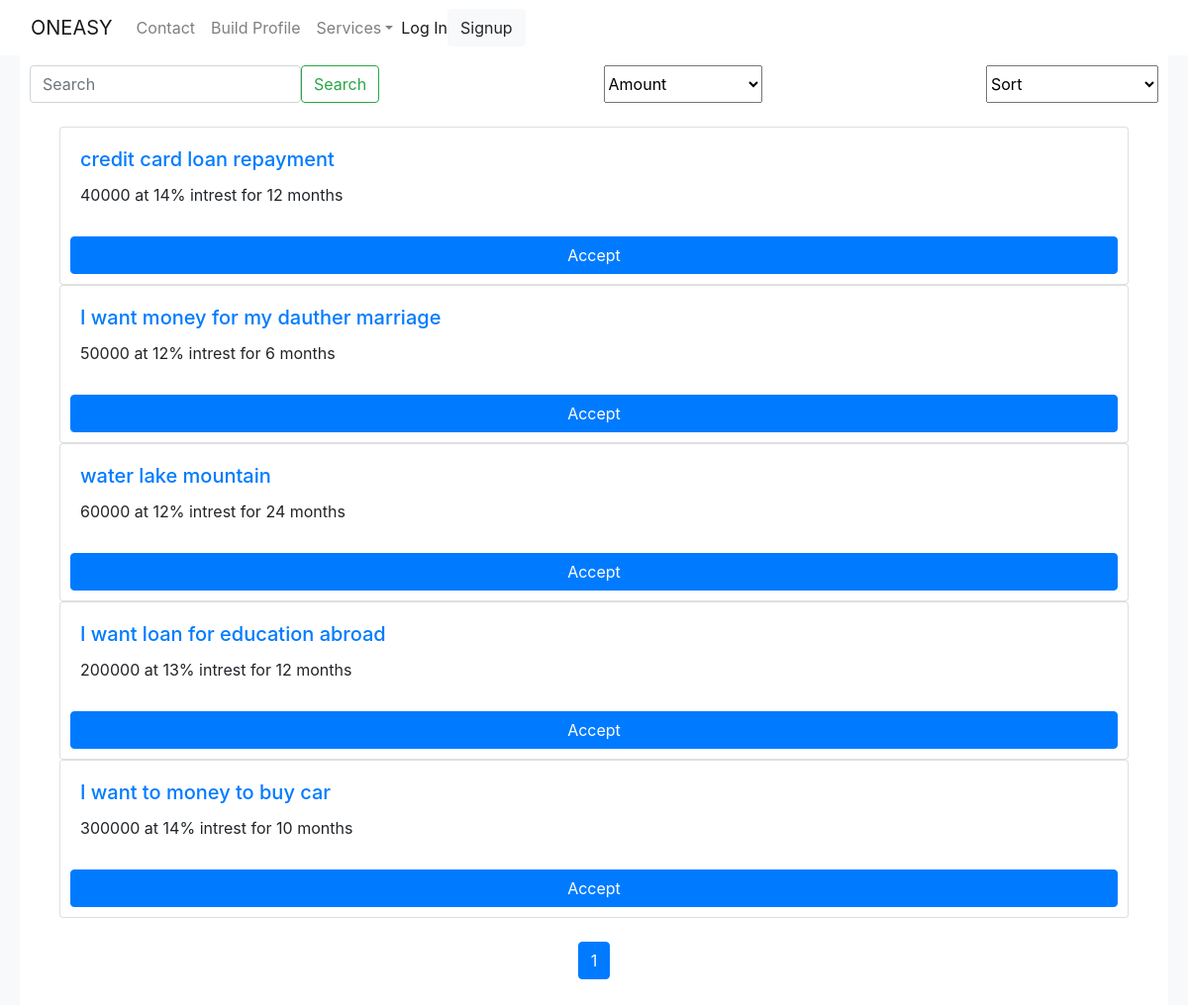
The app's page /search_loanrequest/ with its own data.
### loanapp/models.py (models this page shows, shortened)
class loanrequestspost(models.Model):
    user        = models.OneToOneField(CustomUser,primary_key=True, on_delete=models.CASCADE)
    time_added  = models.DateTimeField(auto_now=True)
    title       = models.CharField(max_length=100,blank=True, null=True)
    accepter_msg= models.TextField(blank=True, null=True)
    accepted    = models.BooleanField(default=False,blank=True, null=True)
    accepted_user = models.CharField(max_length=100, blank=True,null=True)
    amount      = models.PositiveIntegerField(
        default=0,
        validators=[MaxValueValidator(9999999), MinValueValidator(0)]
    )
    intrest = models.PositiveIntegerField(
        default=0,
        validators=[MaxValueValidator(50), MinValueValidator(3)]
    )
    months= models.PositiveIntegerField(
        default=1,
        validators=[MaxValueValidator(60), MinValueValidator(1)]
    )
    class Meta:
        ordering = ['amount']

### loanapp/views.py (the view)
# urls.py: path('search_loanrequest/', views.search_services, name='search_loan'),
def search_services(request):
    ordering  = request.GET.get('ordering', "")
    search    = request.GET.get('search', "")
    amount    = request.GET.get('amount',"")
    if search:
        loanrequests = loanrequestspost.objects.filter(Q(title__icontains=search) | Q(months__icontains=search))
    else:
        loanrequests = loanrequestspost.objects.all()
    if ordering:
        loanrequests = loanrequestspost.objects.all().order_by('-intrest')
    if amount:
        loanrequests = loanrequestspost.objects.filter(amount__gt=amount)
    page = request.GET.get('page',1)
    loanrequests_paginator = Paginator(loanrequests, PRODUCTS_PER_PAGE)
    try:
        loanrequests = loanrequests_paginator.page(page)
    except EmptyPage:
        loanrequests = loanrequests_paginator.page(loanrequests_paginator.num_pages)
    except:
        loanrequests = loanrequests_paginator.page(PRODUCTS_PER_PAGE)
    return render(request, "loanapp/search_loanrequest.html", {"loanrequests":loanrequests, 'page_obj':loanrequests, 'is_paginated':True, 'paginator':loanrequests_paginator})

### templates/loanapp/search_loanrequest.html (shortened to what this page needs)
{% load static %}
{% load myfilters %}
<!doctype html>
<html lang="en">
  <head>
    <link rel="stylesheet" href="https://stackpath.bootstrapcdn.com/bootstrap/4.3.1/css/bootstrap.min.css">
    <link rel="stylesheet" href="//code.jquery.com/ui/1.12.1/themes/base/jquery-ui.css">
  </head>
  <body>
<nav class="navbar navbar-light navbar-expand-md navigation-clean-search">
  <div class="container-fluid"><a class="navbar-brand" href="/">ONEASY</a>
      <div class="collapse navbar-collapse"
          id="navcol-1">
          <ul class="nav navbar-nav">
              <li class="nav-item" role="presentation"><a class="nav-link" href="#">Contact</a></li>
              {% if user.profilemodel %}
              <li class="nav-item" role="presentation"><a class="nav-link" href="{% url 'profile' %}">Profile</a></li>
              {% else %}
              <li class="nav-item" role="presentation"><a class="nav-link" href="createprofile/">Build Profile</a></li>
              {% endif %}
              <li class="nav-item dropdown"><a class="dropdown-toggle nav-link" data-toggle="dropdown" aria-expanded="false" href="#">Services</a>
              </li>
          </ul>
            {% if user.is_authenticated%}
            </form><a class="btn btn-light action-button" role="button" href="logout/">Log out</a></div>
            {% else %}
            </form><span class="navbar-text"> <a class="login" href="/login">Log In</a></span><a class="btn btn-light action-button" role="button" href="/signup">Signup</a></div>
            {% endif %}
  </div>
</nav>
<div class="main-area">
  <div class="product-cards">
    <div class="utility">
      <form method="GET" action="/search_loanrequest/" class="d-flex">
        <input class="form-control me-2" name="search" id="search" type="search" placeholder="Search"
          aria-label="Search">
        <button class="btn btn-outline-success" type="submit">Search</button>
      </form>
      <select name="price" id="price-list" onchange="location = finalurl2();" style="margin-left: auto;">
        <option value="" id="price-placeholder" disabled selected hidden>Amount</option>
      </select>
      <select name="sort" id="sort-list" onchange="location = finalurl();" style="margin-left: auto;">
        <option value="" id="placeholder" disabled selected hidden>Sort</option>
      </select>
    </div>
    <br>
    <div class="row row-cols-1 row-cols-md-4 g-4">
      {% for i in loanrequests %}
      <div class="container">
      <div class="col">
        <div class="card h-100">
          <div class="card-body">
            <h5 class="card-title"><a href="">{{i.title}}</a></h5>
            <p class="card-text">{{i.amount}} at {{i.intrest}}% intrest for {{i.months}} months</p>
          </div>
          <a class="btn btn-primary" href="/loanrequest/{{i.user.id}}">Accept</a>
        </div>
      </div>
      </div>
      {% endfor %}
    </div>
    <br>
    {% if is_paginated %}
    <nav class="pagination">
      <ul class="pagination">
        {% for i in paginator.page_range %}
        {% if i == page_obj.number%}
        <li class="page-item active" aria-current="page">
          <a class="page-link" href="/search_loanrequest/?page={{i}}" span class="visually-hidden">{{i}}</span></a>
        </li>
        {% else %}
        <li class="page-item"><a class="page-link" href="/search_loanrequest/?page={{i}}">{{i}}</a></li>
        {% endif %}
        {% endfor %}
      </ul>
    </nav>
    {% endif %}
  </div>
</div>
  </body>
</html>

### templates/loanapp/search_loanrequest.html (style rules this page uses)
.main-area { padding-left: 20px; padding-right: 20px; padding-top: 0px; background-color: #f8f9fa; }
.product-cards { background-color: white; padding: 10px; }
.btn-primary { margin: 10px; }
.pagination { justify-content: center; }
.utility { display: flex; }

### records on screen
loanrequestspost: title "credit card loan repayment", amount "40000", intrest "14", months "12"
loanrequestspost: title "I want money for my dauther marriage", amount "50000", intrest "12", months "6"
loanrequestspost: title "water lake mountain", amount "60000", intrest "12", months "24"
loanrequestspost: title "I want loan for education abroad", amount "200000", intrest "13", months "12"
loanrequestspost: title "I want to money to buy car", amount "300000", intrest "14", months "10"

### other values on screen
{{ i }} "1"
